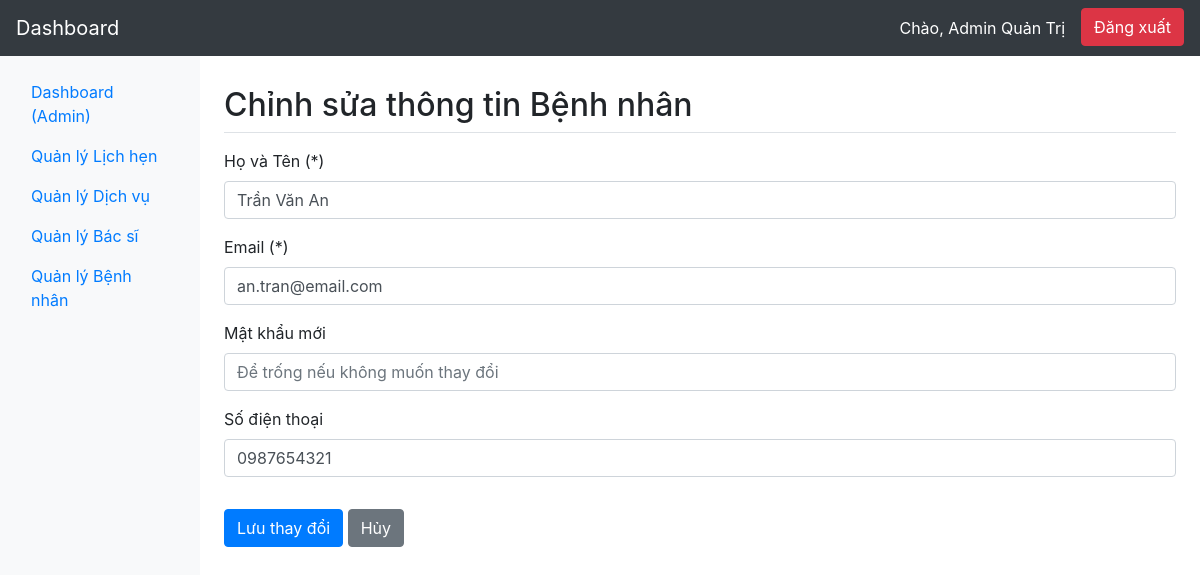
Screenshot of /admin/patients/edit.php?id=5 (signed in) with the database file from the repository.
### tables this page shows
CREATE TABLE `users` (
  `id` bigint(20) UNSIGNED NOT NULL,
  `name` varchar(255) NOT NULL,
  `email` varchar(255) NOT NULL,
  `password` varchar(255) NOT NULL,
  `phone` varchar(20) DEFAULT NULL,
  `role` enum('patient','doctor','admin') NOT NULL DEFAULT 'patient',
  `created_at` timestamp NULL DEFAULT current_timestamp(),
  `updated_at` timestamp NULL DEFAULT current_timestamp() ON UPDATE current_timestamp()
);

### admin/patients/edit.php (the view, shortened to what this page needs)
<?php
require '../../includes/db.php';
$id = $_GET['id'];
$sql_select = "SELECT name, email, phone FROM users WHERE id = ? AND role = 'patient'";
$stmt_select = $conn->prepare($sql_select);
$stmt_select->bind_param("i", $id);
$stmt_select->execute();
$result = $stmt_select->get_result();
if ($result->num_rows === 1) {
    $patient = $result->fetch_assoc();
} else {
    die("Không tìm thấy bệnh nhân.");
}
require '../includes/header.php';
require '../includes/sidebar.php';
?>
<main role="main" class="col-md-9 ml-sm-auto col-lg-10 px-md-4 main-content">
    <h1 class="h2 pt-3 pb-2 mb-3 border-bottom">Chỉnh sửa thông tin Bệnh nhân</h1>
    <form action="edit.php?id=<?php echo $id; ?>" method="POST">
        <div class="form-group">
            <label for="name">Họ và Tên (*)</label>
            <input type="text" class="form-control" id="name" name="name" value="<?php echo htmlspecialchars($patient['name']); ?>" required>
        </div>
        <div class="form-group">
            <label for="email">Email (*)</label>
            <input type="email" class="form-control" id="email" name="email" value="<?php echo htmlspecialchars($patient['email']); ?>" required>
        </div>
        <div class="form-group">
            <label for="password">Mật khẩu mới</label>
            <input type="password" class="form-control" id="password" name="password" placeholder="Để trống nếu không muốn thay đổi">
        </div>
        <div class="form-group">
            <label for="phone">Số điện thoại</label>
            <input type="text" class="form-control" id="phone" name="phone" value="<?php echo htmlspecialchars($patient['phone']); ?>">
        </div>
        <button type="submit" class="btn btn-primary mt-3">Lưu thay đổi</button>
        <a href="patients.php" class="btn btn-secondary mt-3">Hủy</a>
    </form>
</main>
<?php require '../includes/footer.php'; ?>

### admin/includes/header.php (style rules this page uses)
.main-content { margin-left: 220px; padding-top: 70px; }

### rows the page displays
users: name "Trần Văn An", email "an.tran@email.com", phone "0987654321"

### other values shown
$user_name "Admin Quản Trị"
